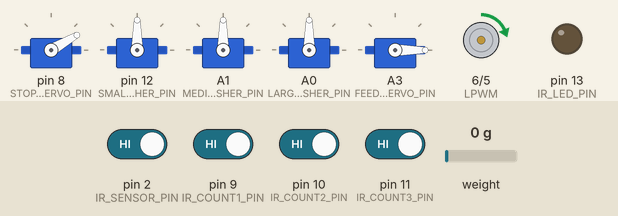
This sketch was run on a simulated Arduino Uno, built with avr-gcc and run on an emulated ATmega328P. Parts: 5 × servo, motor-driver pin pairs drawn as motors (green arrow = first pin HIGH = forward, orange = second pin HIGH = backward, longer = more drive), output pins drawn as LEDs (lit = HIGH). The test bench sets the inputs (shaded band); at power-on: pin 2 (IR_SENSOR_PIN), pin 9 (IR_COUNT1_PIN), pin 10 (IR_COUNT2_PIN), pin 11 (IR_COUNT3_PIN) HIGH, weight on the scale 0 g. The local clock reads 2024-03-15 10:24:30 at power-on unless the sketch sets it.

Above: at 2.2 s.
2.3 s: weight on the scale set to 32 g
5.3 s: weight on the scale set to 37 g
At 7.51 s:
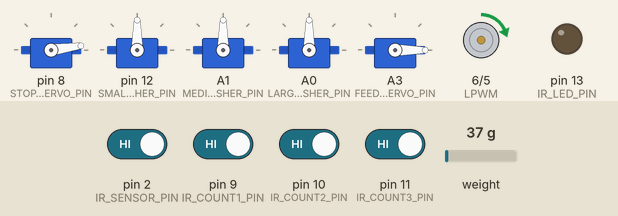
8.3 s: pin 2 (IR_SENSOR_PIN) driven LOW
At 9.1 s:
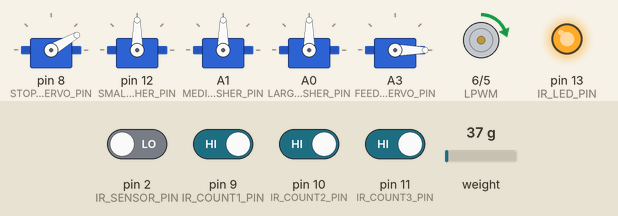
At 10.9 s:
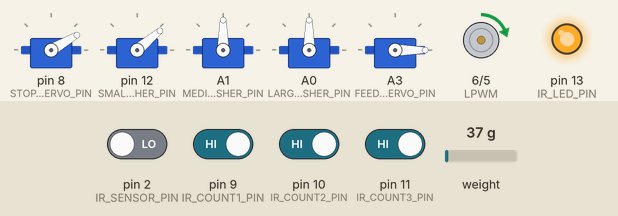
11.3 s: weight on the scale set to 73 g
14.3 s: weight on the scale set to 86 g
17.3 s: pin 2 (IR_SENSOR_PIN) driven HIGH
At 19.4 s:
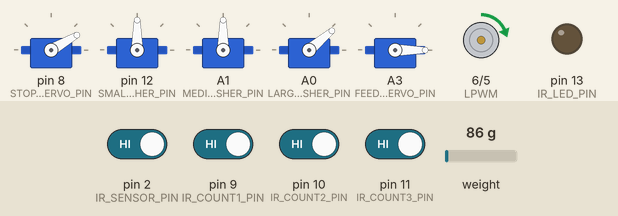
Timing chart, 0 to 21.3 s (numbered marks = the images above; inputs shaded):
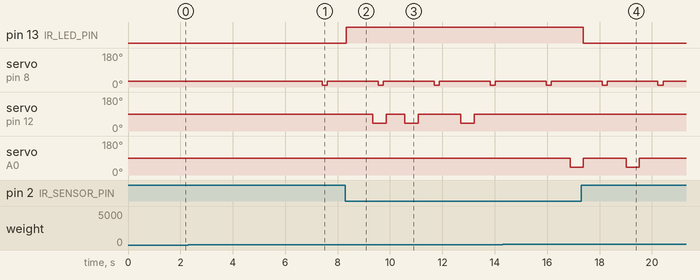

Measured:
- the behaviour switches between 34 and 35 g on weight on the scale (found by bisection; images 0 and 1)
- after the input at 2.3 s, every drawn part: stays the same
- after the input at 5.3 s, servo on pin 8 (STOPPER_SERVO_PIN): 30° → 8° after 2.1 s, → 30° 0.20 s later
- after the input at 8.3 s, pin 13 (IR_LED_PIN): LOW → HIGH at once; servo on pin 12 (SMALL_PUSHER_PIN): alternates 90° for 0.71 s and 40° for 0.51 s, starting after 1.0 s
- after the input at 17.3 s, pin 13 (IR_LED_PIN): HIGH → LOW after 0.08 s

The sketch:

eggsorting.ino
```cpp
#include <HX711.h>
#include <Servo.h>
#include <RTClib.h>
#include <SoftwareSerial.h>

SoftwareSerial espSerial(0, 1); // RX, TX

// ==================== PINS ====================
#define LOADCELL_DOUT_PIN 4
#define LOADCELL_SCK_PIN  A2

#define STOPPER_SERVO_PIN 8
#define SMALL_PUSHER_PIN  12
#define MEDIUM_PUSHER_PIN A1
#define LARGE_PUSHER_PIN  A0
#define FEEDER_SERVO_PIN  A3

#define IR_SENSOR_PIN     2
#define IR_LED_PIN        13

#define IR_COUNT1_PIN 9
#define IR_COUNT2_PIN 10
#define IR_COUNT3_PIN 11

#define RPWM 5
#define LPWM 6

// ==================== SETTINGS ====================
#define CALIBRATION_FACTOR 118.918914
#define SERVO_OPEN_ANGLE 8
#define SERVO_CLOSE_ANGLE 30
#define PUSH_ANGLE 40
#define HOME_ANGLE 90
#define PUSH_DURATION 500
#define STOPPER_DURATION 150
#define MAX_READINGS 2

// ============Delay of Servo Motor Push in Sorting=============
float IR_DELAY_SMALL  = 1.0;
float IR_DELAY_MEDIUM = 2.0;
float IR_DELAY_LARGE  = 3.0;

#define MAX_EGGS 10
#define MAX_FEED_SCHEDULES 10

// ==================== OBJECTS ====================
HX711 scale;
RTC_DS3231 rtc;

Servo stopperServo, pusherSmall, pusherMedium, pusherLarge;
Servo feederServo;

// ==================== FEED SCHEDULE ARRAYS ====================
int feedHour[MAX_FEED_SCHEDULES];
int feedMinute[MAX_FEED_SCHEDULES];
int feedPortion[MAX_FEED_SCHEDULES];
bool feedDone[MAX_FEED_SCHEDULES];
int feedCount = 0;

// ==================== SORTING VARIABLES ====================
float weightSum = 0;
int weightReadings = 0;

int eggQueue[MAX_EGGS];
int queueStart = 0;
int queueEnd = 0;

bool stopperClosing = false;
unsigned long stopperOpenTime = 0;
bool pusherActive = false;
unsigned long pusherStartTime = 0;
bool eggOnScale = false;
unsigned long eggDetectedTime = 0;

// ==================== IR COUNTERS ====================
bool lastIR1 = HIGH, lastIR2 = HIGH, lastIR3 = HIGH;

// ==================== BULK SORTING QUEUE FOR PLATFORM ====================
struct EggOnPlatform {
  int category;          // 1=small,2=medium,3=large
  unsigned long detectTime;
  bool pushed;
};

EggOnPlatform platformQueue[MAX_EGGS];
int platformQueueStart = 0;
int platformQueueEnd = 0;

// ==================== MOTOR ====================
void motorReverseSlow(int pwm) {
  analogWrite(RPWM, 0);
  analogWrite(LPWM, pwm);
}

void addEggToQueue(int cat) {
  eggQueue[queueEnd] = cat;
  queueEnd = (queueEnd + 1) % MAX_EGGS;
}

void activatePusher(int cat) {
  if (cat == 1) pusherSmall.write(PUSH_ANGLE);
  if (cat == 2) pusherMedium.write(PUSH_ANGLE);
  if (cat == 3) pusherLarge.write(PUSH_ANGLE);
  pusherActive = true;
  pusherStartTime = millis();
}

// ==================== PET FEED ====================
void dispenseFood(int portion) {
  for (int i = 0; i < portion; i++) {
    feederServo.write(120);
    delay(1000);
    feederServo.write(0);
    delay(1000);
  }
}

// ==================== PLATFORM QUEUE FUNCTIONS ====================
void addEggToPlatformQueue(int category) {
  int nextEnd = (platformQueueEnd + 1) % MAX_EGGS;
  if (nextEnd != platformQueueStart) { // queue not full
    platformQueue[platformQueueEnd].category = category;
    platformQueue[platformQueueEnd].detectTime = millis();
    platformQueue[platformQueueEnd].pushed = false;
    platformQueueEnd = nextEnd;
  }
}

void handlePlatformQueue() {
  if (platformQueueStart == platformQueueEnd) return; // empty

  EggOnPlatform &egg = platformQueue[platformQueueStart];

  if (!egg.pushed) {
    float delayTime = (egg.category == 1 ? IR_DELAY_SMALL :
                       egg.category == 2 ? IR_DELAY_MEDIUM :
                                            IR_DELAY_LARGE) * 1000;

    if (millis() - egg.detectTime >= delayTime) {
      // Activate corresponding pusher
      if (egg.category == 1) pusherSmall.write(PUSH_ANGLE);
      else if (egg.category == 2) pusherMedium.write(PUSH_ANGLE);
      else if (egg.category == 3) pusherLarge.write(PUSH_ANGLE);

      pusherActive = true;
      pusherStartTime = millis();
      egg.pushed = true;
    }
  }

  // Finish push
  if (pusherActive && millis() - pusherStartTime >= PUSH_DURATION) {
    pusherSmall.write(HOME_ANGLE);
    pusherMedium.write(HOME_ANGLE);
    pusherLarge.write(HOME_ANGLE);

    pusherActive = false;

    // Remove egg from platform queue after push
    platformQueueStart = (platformQueueStart + 1) % MAX_EGGS;
  }
}

// ==================== SETUP ====================
void setup() {
  Serial.begin(9600);
   espSerial.begin(9600);
  if (!rtc.begin()) {
    Serial.println("Couldn't find RTC. Check connections!");
    while (1); // Stop here
  }
 //rtc.adjust(DateTime(F(__DATE__), F(__TIME__)));

  scale.begin(LOADCELL_DOUT_PIN, LOADCELL_SCK_PIN);
  scale.set_scale(CALIBRATION_FACTOR);
  scale.tare();

  stopperServo.attach(STOPPER_SERVO_PIN);
  pusherSmall.attach(SMALL_PUSHER_PIN);
  pusherMedium.attach(MEDIUM_PUSHER_PIN);
  pusherLarge.attach(LARGE_PUSHER_PIN);
  feederServo.attach(FEEDER_SERVO_PIN);

  stopperServo.write(SERVO_CLOSE_ANGLE);
  pusherSmall.write(HOME_ANGLE);
  pusherMedium.write(HOME_ANGLE);
  pusherLarge.write(HOME_ANGLE);
  feederServo.write(0);

  pinMode(IR_SENSOR_PIN, INPUT_PULLUP);
  pinMode(IR_LED_PIN, OUTPUT);
  pinMode(IR_COUNT1_PIN, INPUT_PULLUP);
  pinMode(IR_COUNT2_PIN, INPUT_PULLUP);
  pinMode(IR_COUNT3_PIN, INPUT_PULLUP);

  pinMode(RPWM, OUTPUT);
  pinMode(LPWM, OUTPUT);

  motorReverseSlow(17); // ============Speed of Gear Motor============
}

// ==================== LOOP ====================
void loop() {

  // ---------- RECEIVE SCHEDULES ----------
if (espSerial.available()) {
    String line = espSerial.readStringUntil('\n');
    line.trim();
    Serial.print("Received schedule: "); Serial.println(line);

    if (line == "END") {
      // All schedules sent, do nothing here
      Serial.println("All schedules received");
    }

    if (line.startsWith("F,")) {
      int hour = line.substring(2,4).toInt();
      int minute = line.substring(5,7).toInt();
      int portion = line.substring(8).toInt();

      // Check if schedule already exists
      bool exists = false;
      for (int i=0; i<feedCount; i++) {
        if (feedHour[i]==hour && feedMinute[i]==minute) {
          exists = true;
          break;
        }
      }

      // Only add if it doesn't exist
      if (!exists && feedCount < MAX_FEED_SCHEDULES) {
        feedHour[feedCount]   = hour;
        feedMinute[feedCount] = minute;
        feedPortion[feedCount]= portion;
        feedDone[feedCount]   = false; // mark as not fed yet
        feedCount++;
        Serial.print("Added schedule: ");
        Serial.print(hour); Serial.print(":"); Serial.println(minute);
      }
    }
}

  // ---------- CHECK FEED TIME ----------
DateTime now = rtc.now();
for (int i = 0; i < feedCount; i++) {
  // If current time matches schedule and not yet fed
  if (!feedDone[i] &&
      now.hour() == feedHour[i] &&
      now.minute() == feedMinute[i]) {

    Serial.print("Feeding at: ");
    Serial.print(now.hour());
    Serial.print(":");
    Serial.println(now.minute());

    dispenseFood(feedPortion[i]);
    feedDone[i] = true;  // mark as done, will not feed again this minute
  }

  // Reset feedDone only when the current minute is NOT equal to schedule
  // This ensures it can feed again at the next scheduled time
  if (now.minute() != feedMinute[i] || now.hour() != feedHour[i]) {
    feedDone[i] = false;
  }
}


  // ---------- EGG SORTING (WEIGHT DETECTION) ----------
  if (scale.is_ready()) {
    float r = scale.get_units(1);

    if (r >= 35) {
      if (!eggOnScale) {
        eggOnScale = true;
        eggDetectedTime = millis();
      }

      weightSum += r;
      weightReadings++;

      if (weightReadings >= MAX_READINGS &&
          millis() - eggDetectedTime >= 2000) {

        float avg = weightSum / weightReadings;
        int cat = (avg <= 45) ? 1 : (avg <= 55) ? 2 : 3;

        addEggToQueue(cat);
        stopperServo.write(SERVO_OPEN_ANGLE);
        stopperOpenTime = millis();
        stopperClosing = true;

        weightSum = 0;
        weightReadings = 0;
        eggOnScale = false;
      }
    }
  }

  // ---------- STOPPER CONTROL ----------
  if (stopperClosing && millis() - stopperOpenTime >= STOPPER_DURATION) {
    stopperServo.write(SERVO_CLOSE_ANGLE);
    stopperClosing = false;
  }

  // ---------- PLATFORM IR DETECTION & PUSHER (BULK SORTING FIX) ----------
  int irState = digitalRead(IR_SENSOR_PIN);
  digitalWrite(IR_LED_PIN, irState == LOW ? HIGH : LOW);

  // When IR detects an egg, move from weight queue to platform queue
  if (irState == LOW && queueStart != queueEnd) {
    int nextEggCat = eggQueue[queueStart];
    addEggToPlatformQueue(nextEggCat);
    queueStart = (queueStart + 1) % MAX_EGGS; // advance classification queue
  }

  // Handle all eggs on platform (bulk sorting)
  handlePlatformQueue();

    // ---------- INDEPENDENT IR SENSOR CHECK ----------
  bool ir1 = digitalRead(IR_COUNT1_PIN);
  bool ir2 = digitalRead(IR_COUNT2_PIN);
  bool ir3 = digitalRead(IR_COUNT3_PIN);

  // Check each sensor for object (assuming LOW = object detected)
  if (ir1 == LOW && lastIR1 == HIGH) {
    Serial.write('S'); // send Small detected to ESP
  }
  if (ir2 == LOW && lastIR2 == HIGH) {
    Serial.write('M'); // send Medium detected to ESP
  }
  if (ir3 == LOW && lastIR3 == HIGH) {
    Serial.write('L'); // send Large detected to ESP
  }

  // Update last states for edge detection
  lastIR1 = ir1;
  lastIR2 = ir2;
  lastIR3 = ir3;

}
```
